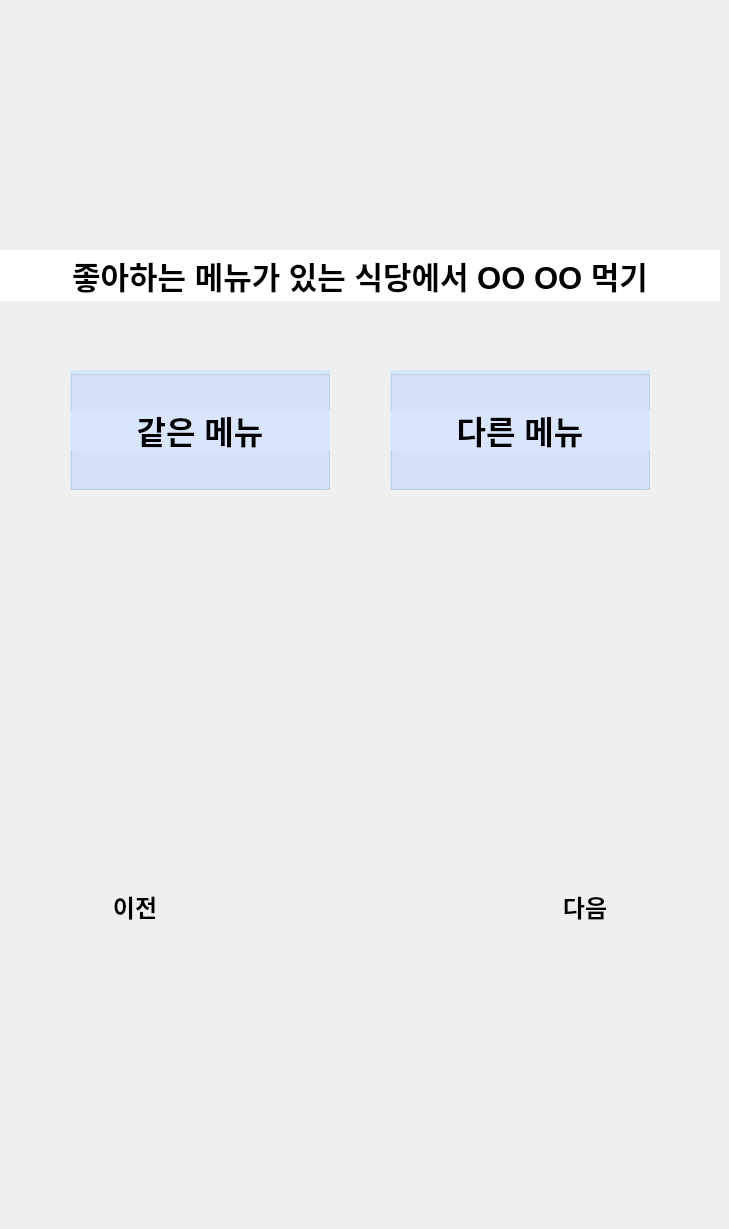
   <widget class="QWidget" name="page_10">
    <widget class="QLabel" name="p10_background_image_label">
     <property name="geometry">
      <rect>
       <x>0</x>
       <y>0</y>
       <width>720</width>
       <height>1220</height>
      </rect>
     </property>
     <property name="styleSheet">
      <string notr="true"/>
     </property>
     <property name="text">
      <string/>
     </property>
     <property name="pixmap">
      <pixmap>source/background_720.png</pixmap>
     </property>
    </widget>
    <widget class="QLabel" name="p10_home_image_label">
     <property name="geometry">
      <rect>
       <x>10</x>
       <y>10</y>
       <width>50</width>
       <height>50</height>
      </rect>
     </property>
     <property name="text">
      <string/>
     </property>
     <property name="pixmap">
      <pixmap>source/home_50.png</pixmap>
     </property>
    </widget>
    <widget class="QPushButton" name="p10_home_button">
     <property name="geometry">
      <rect>
       <x>10</x>
       <y>10</y>
       <width>50</width>
       <height>50</height>
      </rect>
     </property>
     <property name="text">
      <string/>
     </property>
     <property name="flat">
      <bool>true</bool>
     </property>
    </widget>
    <widget class="QLabel" name="p10_next_page_image_label">
     <property name="geometry">
      <rect>
       <x>440</x>
       <y>780</y>
       <width>280</width>
       <height>256</height>
      </rect>
     </property>
     <property name="text">
      <string/>
     </property>
     <property name="pixmap">
      <pixmap>source/button.png</pixmap>
     </property>
    </widget>
    <widget class="QPushButton" name="p10_next_page_button">
     <property name="geometry">
      <rect>
       <x>500</x>
       <y>840</y>
       <width>170</width>
       <height>160</height>
      </rect>
     </property>
     <property name="font">
      <font>
       <pointsize>18</pointsize>
       <bold>true</bold>
      </font>
     </property>
     <property name="text">
      <string>다음
</string>
     </property>
     <property name="flat">
      <bool>true</bool>
     </property>
    </widget>
    <widget class="QLabel" name="p10_past_page_image_label">
     <property name="geometry">
      <rect>
       <x>0</x>
       <y>780</y>
       <width>280</width>
       <height>256</height>
      </rect>
     </property>
     <property name="text">
      <string/>
     </property>
     <property name="pixmap">
      <pixmap>source/button_back.png</pixmap>
     </property>
    </widget>
    <widget class="QPushButton" name="p10_past_page_button">
     <property name="geometry">
      <rect>
       <x>50</x>
       <y>840</y>
       <width>170</width>
       <height>160</height>
      </rect>
     </property>
     <property name="font">
      <font>
       <pointsize>18</pointsize>
       <bold>true</bold>
      </font>
     </property>
     <property name="text">
      <string>이전
</string>
     </property>
     <property name="flat">
      <bool>true</bool>
     </property>
    </widget>
    <widget class="QLabel" name="p10_question_label">
     <property name="geometry">
      <rect>
       <x>0</x>
       <y>250</y>
       <width>720</width>
       <height>51</height>
      </rect>
     </property>
     <property name="font">
      <font>
       <pointsize>23</pointsize>
       <bold>true</bold>
      </font>
     </property>
     <property name="styleSheet">
      <string notr="true">background-color: rgb(255, 255, 255);</string>
     </property>
     <property name="text">
      <string>좋아하는 메뉴가 있는 식당에서 OO OO 먹기</string>
     </property>
     <property name="alignment">
      <set>Qt::AlignCenter</set>
     </property>
    </widget>
    <widget class="QGroupBox" name="p10_option1_groupBox">
     <property name="geometry">
      <rect>
       <x>70</x>
       <y>370</y>
       <width>260</width>
       <height>120</height>
      </rect>
     </property>
     <property name="styleSheet">
      <string notr="true">background-color: rgb(216, 229, 252);</string>
     </property>
     <property name="title">
      <string/>
     </property>
     <widget class="QPushButton" name="p10_option1_pushButton">
      <property name="enabled">
       <bool>true</bool>
      </property>
      <property name="geometry">
       <rect>
        <x>0</x>
        <y>0</y>
        <width>260</width>
        <height>120</height>
       </rect>
      </property>
      <property name="focusPolicy">
       <enum>Qt::StrongFocus</enum>
      </property>
      <property name="contextMenuPolicy">
       <enum>Qt::DefaultContextMenu</enum>
      </property>
      <property name="styleSheet">
       <string notr="true"/>
      </property>
      <property name="text">
       <string/>
      </property>
      <property name="autoRepeat">
       <bool>false</bool>
      </property>
      <property name="autoExclusive">
       <bool>false</bool>
      </property>
      <property name="autoDefault">
       <bool>false</bool>
      </property>
      <property name="default">
       <bool>false</bool>
      </property>
      <property name="flat">
       <bool>true</bool>
      </property>
     </widget>
     <widget class="QLabel" name="p10_option1_label">
      <property name="geometry">
       <rect>
        <x>0</x>
        <y>40</y>
        <width>260</width>
        <height>40</height>
       </rect>
      </property>
      <property name="font">
       <font>
        <pointsize>24</pointsize>
        <bold>true</bold>
       </font>
      </property>
      <property name="text">
       <string>같은 메뉴</string>
      </property>
      <property name="alignment">
       <set>Qt::AlignCenter</set>
      </property>
     </widget>
     <zorder>p10_option1_label</zorder>
     <zorder>p10_option1_pushButton</zorder>
    </widget>
    <widget class="QGroupBox" name="p10_option2_groupBox">
     <property name="geometry">
      <rect>
       <x>390</x>
       <y>370</y>
       <width>260</width>
       <height>120</height>
      </rect>
     </property>
     <property name="styleSheet">
      <string notr="true">background-color: rgb(216, 229, 252);</string>
     </property>
     <property name="title">
      <string/>
     </property>
     <widget class="QPushButton" name="p10_option2_pushButton">
      <property name="enabled">
       <bool>true</bool>
      </property>
      <property name="geometry">
       <rect>
        <x>0</x>
        <y>0</y>
        <width>260</width>
        <height>120</height>
       </rect>
      </property>
      <property name="focusPolicy">
       <enum>Qt::StrongFocus</enum>
      </property>
      <property name="contextMenuPolicy">
       <enum>Qt::DefaultContextMenu</enum>
      </property>
      <property name="styleSheet">
       <string notr="true"/>
      </property>
      <property name="text">
       <string/>
      </property>
      <property name="autoRepeat">
       <bool>false</bool>
      </property>
      <property name="autoExclusive">
       <bool>false</bool>
      </property>
      <property name="autoDefault">
       <bool>false</bool>
      </property>
      <property name="default">
       <bool>false</bool>
      </property>
      <property name="flat">
       <bool>true</bool>
      </property>
     </widget>
     <widget class="QLabel" name="p10_option2_label">
      <property name="geometry">
       <rect>
        <x>0</x>
        <y>40</y>
        <width>260</width>
        <height>40</height>
       </rect>
      </property>
      <property name="font">
       <font>
        <pointsize>24</pointsize>
        <bold>true</bold>
       </font>
      </property>
      <property name="text">
       <string>다른 메뉴</string>
      </property>
      <property name="alignment">
       <set>Qt::AlignCenter</set>
      </property>
     </widget>
     <zorder>p10_option2_label</zorder>
     <zorder>p10_option2_pushButton</zorder>
    </widget>
   </widget>
